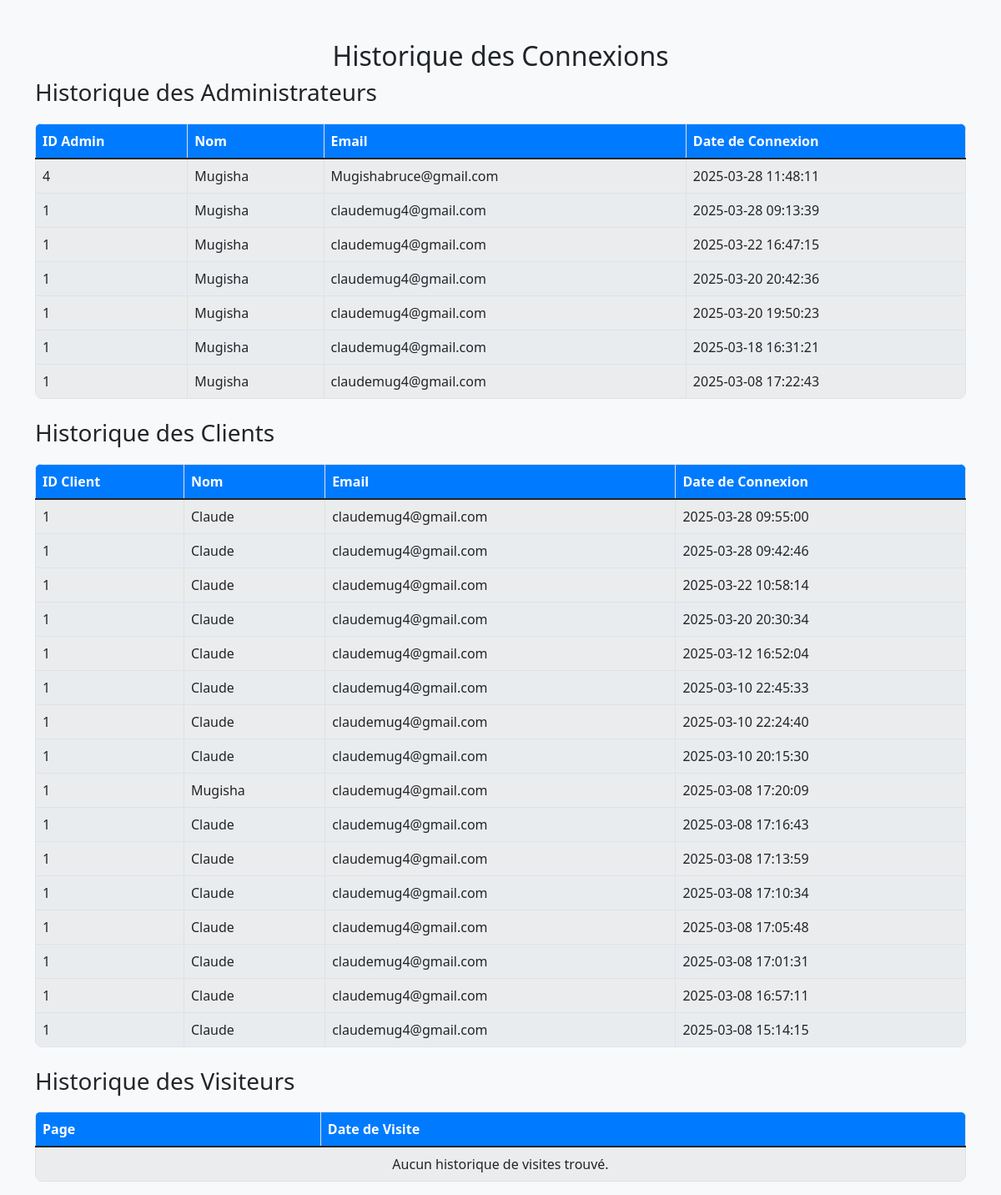
Before: /historique_con.php with the older database file.
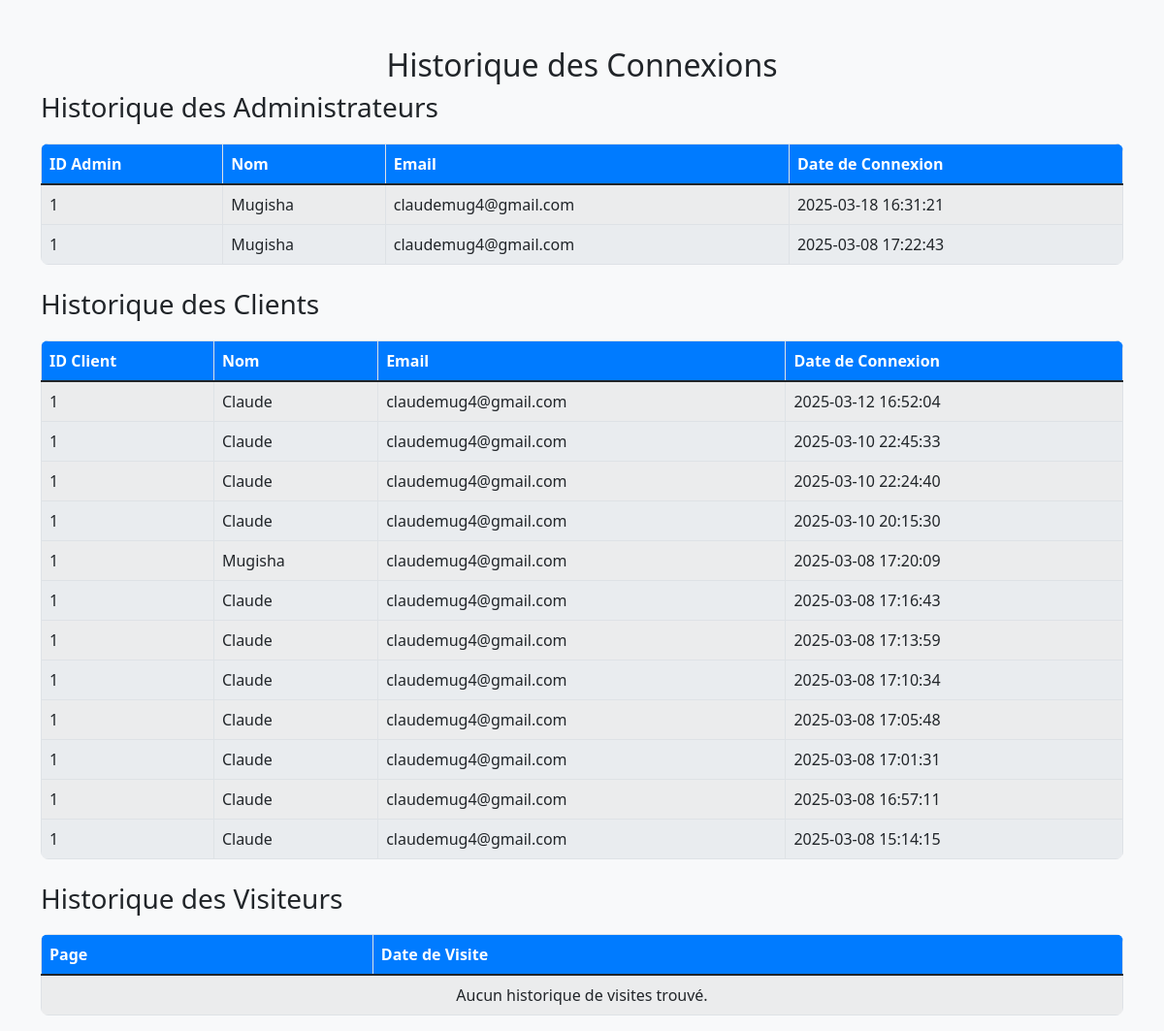
After: the same page with the newer database file.
### tables this page shows
CREATE TABLE `historique_connexion` (
  `id` int(11) NOT NULL,
  `client_id` int(11) DEFAULT NULL,
  `admin_id` int(11) DEFAULT NULL,
  `date_connexion` datetime NOT NULL,
  `nom` varchar(255) NOT NULL,
  `email` varchar(255) NOT NULL
);

### historique_con.php (the view, shortened to what this page needs)
<?php
$servername = "localhost";
$username = "root";
$password = "";
$dbname = "Services";
$conn = new mysqli($servername, $username, $password, $dbname);
$sql_admins = "SELECT admin_id AS id, nom, email, date_connexion FROM historique_connexion WHERE admin_id IS NOT NULL ORDER BY date_connexion DESC";
$result_admins = $conn->query($sql_admins);
$sql_clients = "SELECT client_id AS id, nom, email, date_connexion FROM historique_connexion WHERE client_id IS NOT NULL ORDER BY date_connexion DESC";
$result_clients = $conn->query($sql_clients);
if (!isset($_COOKIE['historique_visites'])) {
    $historique_visites = [];
} else {
    $historique_visites = json_decode($_COOKIE['historique_visites'], true);
}
?>
<!DOCTYPE html>
<html lang="fr">
<head>
    <link href="https://stackpath.bootstrapcdn.com/bootstrap/5.1.3/css/bootstrap.min.css" rel="stylesheet">
</head>
<body>
<div class="container mt-5">
    <h2 class="text-center">Historique des Connexions</h2>
    <div class="mb-4">
        <h3>Historique des Administrateurs</h3>
        <table class="table table-striped table-bordered">
            <thead>
                <tr>
                    <th>ID Admin</th>
                    <th>Nom</th>
                    <th>Email</th>
                    <th>Date de Connexion</th>
                </tr>
            </thead>
            <tbody>
                <?php if ($result_admins->num_rows > 0): ?>
                    <?php while ($row = $result_admins->fetch_assoc()): ?>
                        <tr>
                            <td><?= htmlspecialchars($row['id']) ?></td>
                            <td><?= htmlspecialchars($row['nom']) ?></td>
                            <td><?= htmlspecialchars($row['email']) ?></td>
                            <td><?= htmlspecialchars($row['date_connexion']) ?></td>
                        </tr>
                    <?php endwhile; ?>
                <?php else: ?>
                    <tr>
                        <td colspan="4" class="text-center">Aucun historique de connexion trouvé.</td>
                    </tr>
                <?php endif; ?>
            </tbody>
        </table>
    </div>
    <div class="mb-4">
        <h3>Historique des Clients</h3>
        <table class="table table-striped table-bordered">
            <thead>
                <tr>
                    <th>ID Client</th>
                    <th>Nom</th>
                    <th>Email</th>
                    <th>Date de Connexion</th>
                </tr>
            </thead>
            <tbody>
                <?php if ($result_clients->num_rows > 0): ?>
                    <?php while ($row = $result_clients->fetch_assoc()): ?>
                        <tr>
                            <td><?= htmlspecialchars($row['id']) ?></td>
                            <td><?= htmlspecialchars($row['nom']) ?></td>
                            <td><?= htmlspecialchars($row['email']) ?></td>
                            <td><?= htmlspecialchars($row['date_connexion']) ?></td>
                        </tr>
                    <?php endwhile; ?>
                <?php else: ?>
                    <tr>
                        <td colspan="4" class="text-center">Aucun historique de connexion trouvé.</td>
                    </tr>
                <?php endif; ?>
            </tbody>
        </table>
    </div>
    <div>
        <h3>Historique des Visiteurs</h3>
        <table class="table table-striped table-bordered">
            <thead>
                <tr>
                    <th>Page</th>
                    <th>Date de Visite</th>
                </tr>
            </thead>
            <tbody>
                <?php if (!empty($historique_visites)): ?>
                    <?php foreach ($historique_visites as $visite): ?>
                        <tr>
                            <td><?= htmlspecialchars($visite['page']) ?></td>
                            <td><?= htmlspecialchars($visite['date']) ?></td>
                        </tr>
                    <?php endforeach; ?>
                <?php else: ?>
                    <tr>
                        <td colspan="2" class="text-center">Aucun historique de visites trouvé.</td>
                    </tr>
                <?php endif; ?>
            </tbody>
        </table>
    </div>
</div>
</body>
</html>

### historique_con.php (style rules this page uses)
body { background-color: #f8f9fa; }
.table { margin-top: 20px; border-radius: 0.5rem; overflow: hidden; }
.table thead th { background-color: #007bff; color: white; }
.table tbody tr:nth-child(even) { background-color: #e9ecef; }

Changed rows visible on the page:
removed historique_connexion: admin "4", nom "Mugisha", email "Mugishabruce@gmail.com", date_connexion "2025-03-28 11:48:11", shown under "Historique des Administrateurs"
removed historique_connexion: admin "1", nom "Mugisha", email "claudemug4@gmail.com", date_connexion "2025-03-28 09:13:39", shown under "Historique des Administrateurs"
removed historique_connexion: admin "1", nom "Mugisha", email "claudemug4@gmail.com", date_connexion "2025-03-22 16:47:15", shown under "Historique des Administrateurs"
removed historique_connexion: admin "1", nom "Mugisha", email "claudemug4@gmail.com", date_connexion "2025-03-20 20:42:36", shown under "Historique des Administrateurs"
removed historique_connexion: admin "1", nom "Mugisha", email "claudemug4@gmail.com", date_connexion "2025-03-20 19:50:23", shown under "Historique des Administrateurs"
removed historique_connexion: client "1", nom "Claude", email "claudemug4@gmail.com", date_connexion "2025-03-28 09:55:00", shown under "Historique des Clients"
removed historique_connexion: client "1", nom "Claude", email "claudemug4@gmail.com", date_connexion "2025-03-28 09:42:46", shown under "Historique des Clients"
removed historique_connexion: client "1", nom "Claude", email "claudemug4@gmail.com", date_connexion "2025-03-22 10:58:14", shown under "Historique des Clients"
removed historique_connexion: client "1", nom "Claude", email "claudemug4@gmail.com", date_connexion "2025-03-20 20:30:34", shown under "Historique des Clients"
